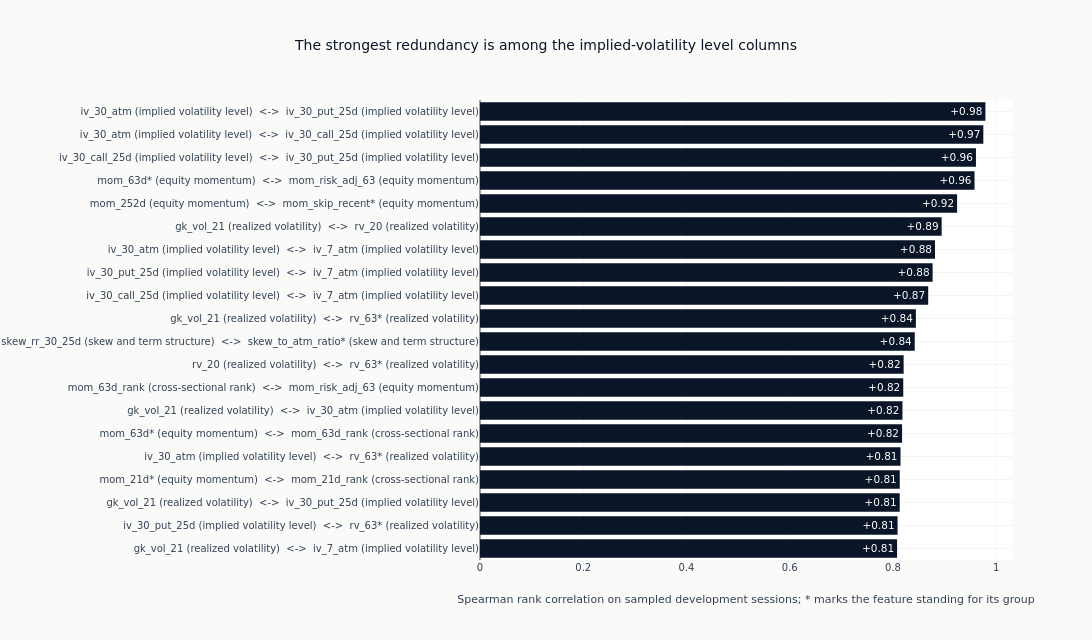

Here is the notebook cell this chart was saved with:
### Markdown cell above
### The strongest redundant pairs

Ranked pairs rather than the full matrix: the question is which two candidates
are the same evidence entered twice, and a heatmap over this many features
answers it only if the reader can still read the tick labels. Each bar names both
members with the family each belongs to, and marks with an asterisk whichever of
the two stands for its group. A pair inside one family and a pair spanning two
are then distinguishable, and the second kind is what a family-by-family
selection would miss.

### Code cell
RANKED_PAIRS = 20
if high_corr_pairs:
    ranked = sorted(high_corr_pairs, key=lambda pair: abs(pair[2]), reverse=True)[:RANKED_PAIRS]

    def pair_member(name: str) -> str:
        """Name a member with its family, starred when it stands for its group."""
        star = "*" if represented_by.get(name) == name else ""
        return f"{name}{star} ({families.get(name, 'unassigned')})"

    pair_labels = [f"{pair_member(left)}  <->  {pair_member(right)}" for left, right, _ in ranked]
    pair_values = [value for _, _, value in ranked]
    cross_family = sum(families.get(left) != families.get(right) for left, right, _ in ranked)
    fig = go.Figure(
        go.Bar(
            x=list(reversed(pair_values)),
            y=list(reversed(pair_labels)),
            orientation="h",
            marker_color=[
                COLORS["blue"] if value > 0 else COLORS["copper"] for value in reversed(pair_values)
            ],
            text=[f"{value:+.2f}" for value in reversed(pair_values)],
            textposition="inside",
        )
    )
    fig.update_layout(
        title="The strongest redundancy is among the implied-volatility level columns",
        xaxis_title=(
            "Spearman rank correlation on sampled development sessions; "
            "* marks the feature standing for its group"
        ),
        height=640,
        width=1150,
        margin={"l": 480},
        showlegend=False,
    )
    fig.show()
    print(f"Of the {len(ranked)} strongest pairs, {cross_family} span two families")

### Figure 1 — Plotly figure (JSON) as saved in the notebook; plotly's stock layout.template omitted (floating-point values rounded to 4 significant figures)
{"data": [{"marker": {"color": ["#0a1628", "#0a1628", "#0a1628", "#0a1628", "#0a1628", "#0a1628", "#0a1628", "#0a1628", "#0a1628", "#0a1628", "#0a1628", "#0a1628", "#0a1628", "#0a1628", "#0a1628", "#0a1628", "#0a1628", "#0a1628", "#0a1628", "#0a1628"]}, "orientation": "h", "text": ["+0.81", "+0.81", "+0.81", "+0.81", "+0.81", "+0.82", "+0.82", "+0.82", "+0.82", "+0.84", "+0.84", "+0.87", "+0.88", "+0.88", "+0.89", "+0.92", "+0.96", "+0.96", "+0.97", "+0.98"], "textposition": "inside", "type": "bar", "x": [0.8079, 0.8088, 0.813, 0.813, 0.8145, 0.8175, 0.8183, 0.8198, 0.8206, 0.8421, 0.8442, 0.8681, 0.8766, 0.8813, 0.8942, 0.9241, 0.9579, 0.9606, 0.9749, 0.9789], "y": ["gk_vol_21 (realized volatility)  <->  iv_7_atm (implied volatility level)", "iv_30_put_25d (implied volatility level)  <->  rv_63* (realized volatility)", "gk_vol_21 (realized volatility)  <->  iv_30_put_25d (implied volatility level)", "mom_21d* (equity momentum)  <->  mom_21d_rank (cross-sectional rank)", "iv_30_atm (implied volatility level)  <->  rv_63* (realized volatility)", "mom_63d* (equity momentum)  <->  mom_63d_rank (cross-sectional rank)", "gk_vol_21 (realized volatility)  <->  iv_30_atm (implied volatility level)", "mom_63d_rank (cross-sectional rank)  <->  mom_risk_adj_63 (equity momentum)", "rv_20 (realized volatility)  <->  rv_63* (realized volatility)", "skew_rr_30_25d (skew and term structure)  <->  skew_to_atm_ratio* (skew and term structure)", "gk_vol_21 (realized volatility)  <->  rv_63* (realized volatility)", "iv_30_call_25d (implied volatility level)  <->  iv_7_atm (implied volatility level)", "iv_30_put_25d (implied volatility level)  <->  iv_7_atm (implied volatility level)", "iv_30_atm (implied volatility level)  <->  iv_7_atm (implied volatility level)", "gk_vol_21 (realized volatility)  <->  rv_20 (realized volatility)", "mom_252d (equity momentum)  <->  mom_skip_recent* (equity momentum)", "mom_63d* (equity momentum)  <->  mom_risk_adj_63 (equity momentum)", "iv_30_call_25d (implied volatility level)  <->  iv_30_put_25d (implied volatility level)", "iv_30_atm (implied volatility level)  <->  iv_30_call_25d (implied volatility level)", "iv_30_atm (implied volatility level)  <->  iv_30_put_25d (implied volatility level)"]}], "layout": {"height": 640, "margin": {"l": 480}, "showlegend": false, "title": {"text": "The strongest redundancy is among the implied-volatility level columns"}, "width": 1150, "xaxis": {"title": {"text": "Spearman rank correlation on sampled development sessions; * marks the feature standing for its group"}}}}
